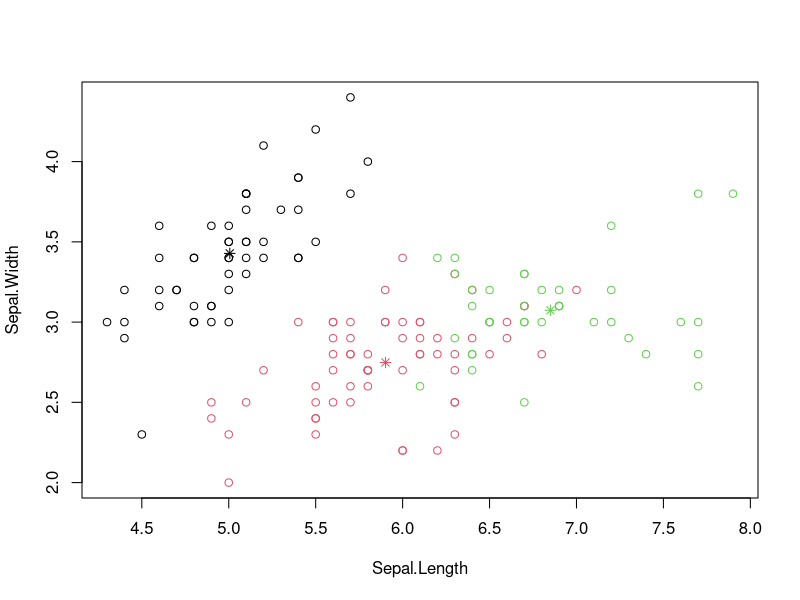
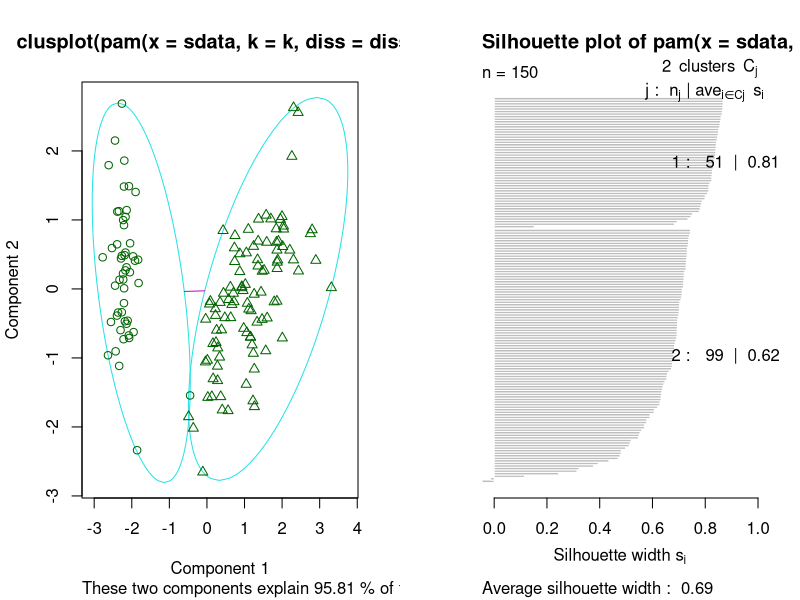
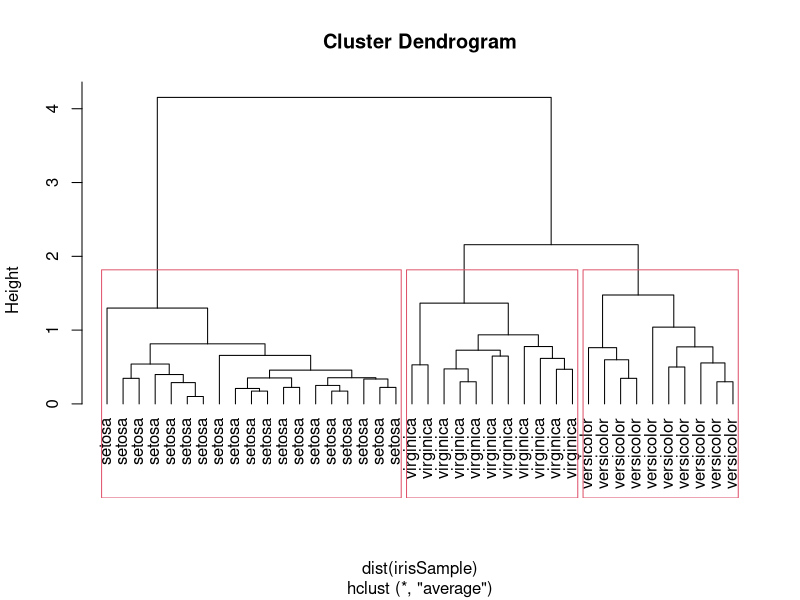
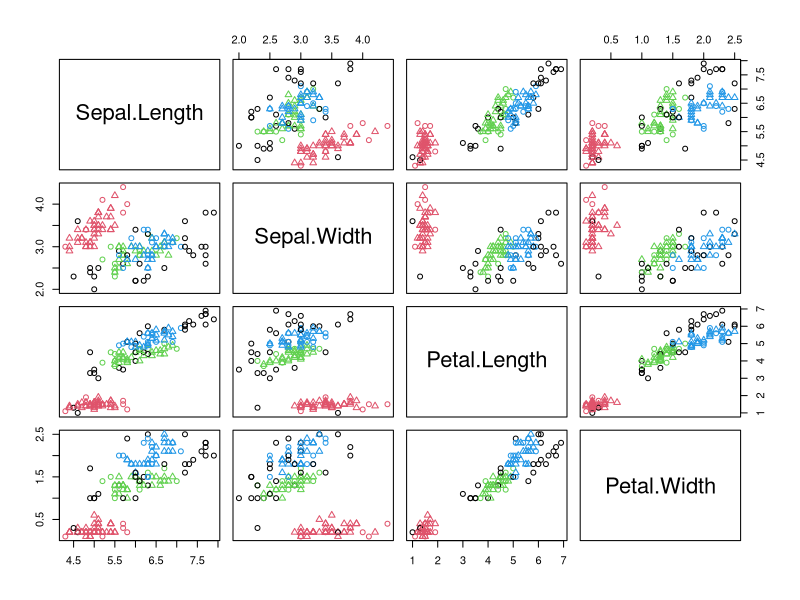
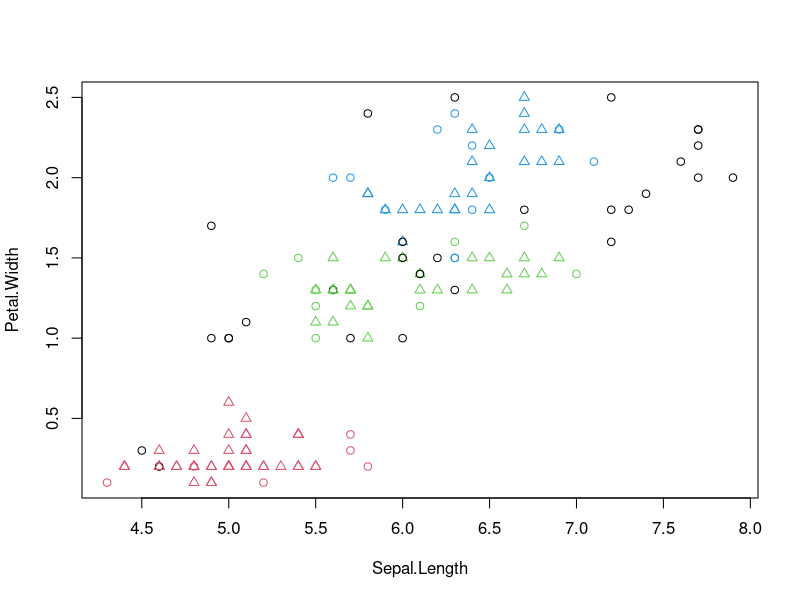
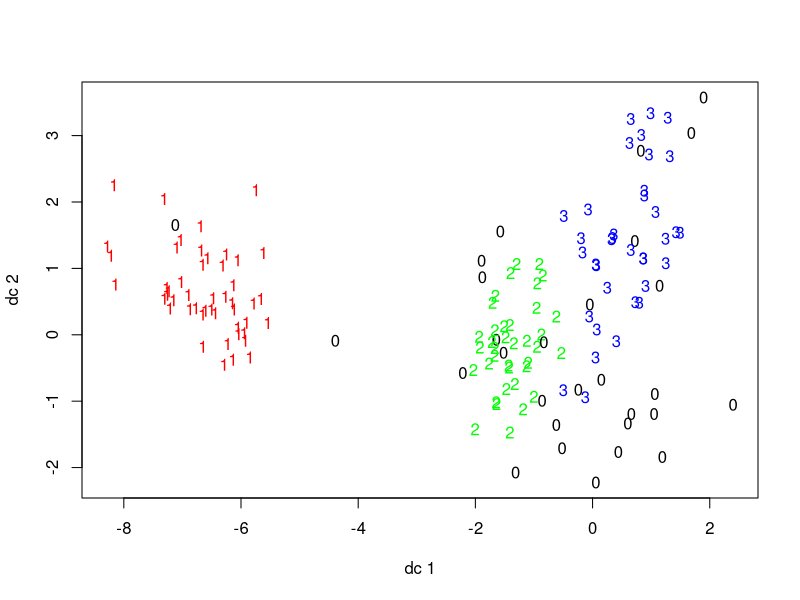
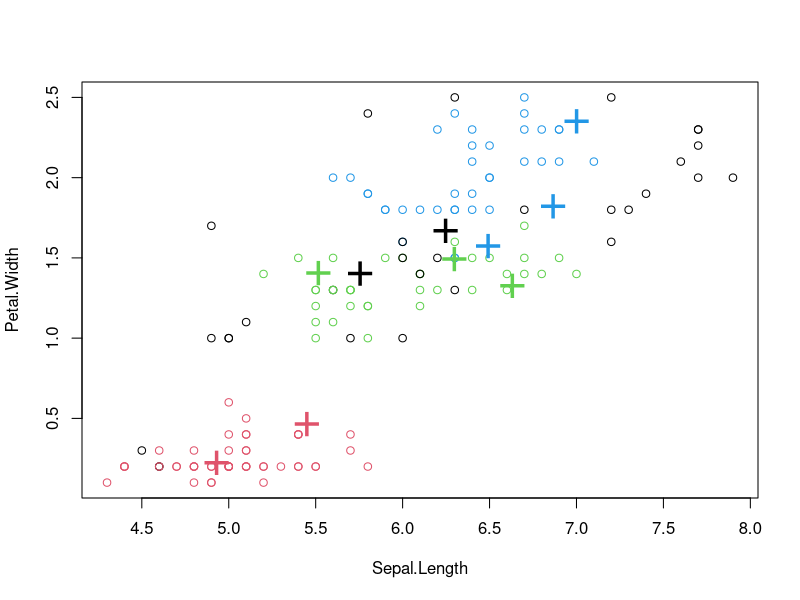

These figures' R source, in order:
########################
   ### Clustering ###
########################

# Es una tarea de agrupamiento de un conjunto de objetos de tal manera que objetos del mismo
# grupo (llamado cluster) son más similares entre cada uno que los de otros grupos.

# No es un algoritmo específico, pero una tarea general que se debe resolver.

# Es un proceso iterativo del descubrimiento de conocimiento o optimización multi-objetivos
# interactiva que involucra ensayo y error.

# Algunos sinónimos son clasificación automática taxonomía numérica y análisis tipológico.

# Existe una connotación distinta entre minería de datos y machine learning. En la primera,
# los grupos resultantes son el asunto de interés. En la segunda, el poder
# discriminativo resultante es de interés.

# La diferencia entre clasificación y agrupación es que la primera la considera
# como una instancia del aprendizaje supervisado (aprende de un conjunto de
# datos de entrenamiento correctamente identificados) y la segunda como un proceso
# no supervisado (involucra agrupar datos en categorías basados en alguna medida de
# similitud o distancia).

###
# Cluster
###
# Se define como un conjunto de objetos de datos. Su noción varía dependiendo del algoritmo usado.

# Sus modelos típicos incluyen:
# - Conectividad: basado en distancia (Hierarchical)
# - Centroide: cada cluster se basea en un vector promedio individual (K-means)
# - Distribución: basado en una distribución estadística (Expectation-maximization)
# - Densidad: basado en regiones densas conectadas en el espacio de datos (DBSCAN, OPTICS)
# - Sub-espacio: modelados con miembros del cluster y atributos relevantes (Two-mode-clustering)
# - Grupos: Algunos algoritmos no proveen un modelo sino información de agrupación
# - Grafo: Subconjunto de nodos en un grafo donde cada dos nodos en el subconjunto están conectados por un eje (HCS)

# Se pueden distinguir en:
# - Hard Clustering: Cada objeto pertenece a un cluster o no
# - Soft Clustering: Cada objeto pertenece a cada cluster basado en un cierto grado (afinidad)

###
# Evaluación
###
# Se define como la validación del cluster.
# Evaluación Interna: basado en la data que fue clusterizada. Davies-Bouldin Index, Dunn Index, Silhouette Coefficient
# Evaluación Externa: basado en la data no usada para clustering. Se usan conjuntos de datos creados por expertos. Rand Measure, F-measure, Jaccard Index, Fowlkes-Mallows Index, Confusion Matrix.

###
# Aplicaciones
###
# Biología:
# - Ecología de animales y plantas
# - Análisis de secuencias (familias genéticas)
# Medicina:
# - Análisis de actividad antimicrobial
# - Análisis de imágenes médicas
# Negocios:
# - Estudios de mercado
# - Agrupación de artículos de compra
# WWW:
# - Análisis de redes sociales (comunidades)
# - Agrupamiento de resultados de búsquedas
# Computación:
# - Evolución de software
# - Segmentación de imagen
# Ciencias Sociales:
# - Análisis de crimen
# - Minería de datos educacional
# Otros:
# - Robótica de campo
# - Química matemática
# - Climatología
# - Geología del petróleo

########################################################
########################################################
########################################################
########################################################
########################################################

###########
# K-means #
###########
set.seed(8953)
iris_copy <- iris
iris_copy$Species <- NULL
(kmeans.result <- kmeans(iris_copy, 3))
# Validar resultado de cluster contra las etiquetas de clases (Species)
table(iris$Species, kmeans.result$cluster)
# La clase setosa puede separarse fácilmente de los otros clusters.
# Las clases versicolor y virginica tienen un grado pequeño de salto una con otra.
# Graficamos los resultados
plot(iris_copy[c("Sepal.Length", "Sepal.Width")], col = kmeans.result$cluster)
# Agregamos los centros de cada cluster
points(kmeans.result$centers[, c("Sepal.Length", "Sepal.Width")], col = 1:3, pch = 8)

#############
# K-Medoids #
#############
# Diferencia con K-Means:
# - En k-means un cluster es representado por su centro.
# - En k-medoids el objeto más cercano al centro del cluster.
# - Son más robustos por la presencia de excepciones.

# El algoritmo clásico es PAM (Partitioning Around Medoids).
# CLARA es la técnica mejorada de PAM, pero funciona con conjuntos de datos grandes.
library(fpc)
pamk.result <- pamk(iris_copy)
# Para ver el número de clusters
pamk.result$nc
# Validar el resultado del clustering contra las especies reales
# El resultado fueron 2 clusters: setosa y una mezcla de versicolor con virginica.
table(pamk.result$pamobject$clustering, iris$Species)
# Opcional: Cambia el entorno para que sean 2 graficos por pagina
layout(matrix(c(1,2), 1, 2))
# La primera grafica es un clusplot de los dos clusters y las lineas muestran la distancia enter los clusters.
# La segunda grafica muestra sus siluetas. Una silueta cerca de 1 sugiere que las observaciones están bien clusterizadas, mientras más cerca de 0 significa que la observación está entre dos clusters y un valor negativo indica un mal cluster.
plot(pamk.result$pamobject)
# Opcional: Cambia el entorno para que sea 1 grafico por pagina
layout(matrix(1))

###########################
# Hierarchical Clustering #
###########################
set.seed(2835)
# Crea una muestra de 40 registros del conjunto de datos iris, por lo que la gráfica no esté sobrepoblada
idx <- sample(1:dim(iris)[1], 40)
irisSample <- iris[idx, ]
# Remueve etiqueta de clases
irisSample$Species <- NULL
# Aplica el algoritmo
hc <- hclust(dist(irisSample), method = "ave")
# Grafica los clusteres
plot(hc, hang = -1, labels = iris$Species[idx])
# Corta arbol en 3 clusteres
rect.hclust(hc, k = 3)
# Busca los ID de los clusters
groups <- cutree(hc, k = 3)

############
# Densidad #
############
# Agrupa objetos en un cluster si ellos están conectados a otro por area densamente populada
# El algoritmo DBSCAN, del paquete fpc, usa dos parámetros: eps (tamaño de la comunidad) y MinPts (numero minimo de puntos)
# Si el numero de puntos de la comunidad no es menor que MinPts, entonces tenemos un punto denso.
library(fpc)
# Remueve etiquetas de clases
iris_copy <- iris[-5]
ds <- dbscan(iris_copy, eps = 0.42, MinPts = 5)
# Compara el cluster con las etiquetas de clases originales
# 1 a 3 son los clusteres identificados
# 0 son los ruidos o excepciones: objetos no asignados a ningun cluster.
table(ds$cluster, iris$Species)
# Graficamos los resultados
plot(ds, iris_copy)
plot(ds, iris_copy[c(1, 4)])
plotcluster(iris_copy, ds$cluster)

# Prediccion con el Modelo de Cluster #
#######################################
# Etiqueta nueva data, basado en similitudes con los clusters
# Elige una muestra de 10 objetos de iris y agrega pequeños ruidos para hacer un nuevo conjunto de datos
# Los ruidos aleatorios son generados con una distribución uniforme.

# Creo un nuevo conjunto de datos
set.seed(435)
idx <- sample(1:nrow(iris), 10)
# Eliminamos las etiquetas de las clases
new.data <- iris[idx,-5]
# Agregamos ruido aleatorio
new.data <- new.data + matrix(runif(10*4, min=0, max=0.2), nrow=10, ncol=4)
# Etiquetamos la nueva data
pred <- predict(ds, iris_copy, new.data)
# Verificamos las etiquetas del cluster
# 8 de los 10 objetos se asignaron a las clases correctas
table(pred, iris$Species[idx])
# Graficamos los resultados
plot(iris_copy[c(1,4)], col = 1 + ds$cluster)
points(new.data[c(1,4)], pch = "+", col = 1 + pred, cex = 3)
